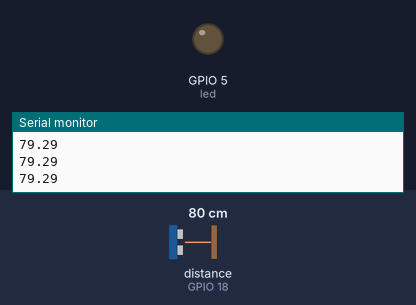
A sketch run on a simulated ESP32. Parts: output pins drawn as LEDs (lit = HIGH), the last lines printed to the serial monitor. Wiring (inferred from the names in the program): ultrasonic range finder: trigger GPIO 2; echo GPIO 18. The inputs (shaded band) are chosen by the test bench; at power-on: distance to the obstacle (sensor on GPIO 18) 80 cm. The echo pulse lasts 58.3 µs per cm; WiFi joins after 1.5 s; servers stay silent unless stated; pins used as bus, display or sensor lines are not drawn.

Above: at 7.2 s.
7.3 s: distance to the obstacle (sensor on GPIO 18) set to 55 cm
8.8 s: distance to the obstacle (sensor on GPIO 18) set to 48 cm
At 9.7 s:
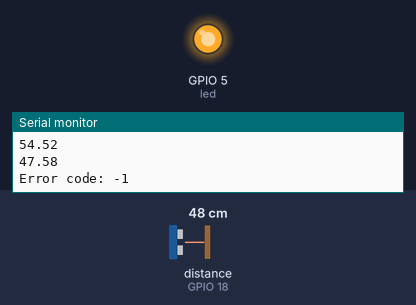
Timing chart, 0 to 11.8 s (numbered marks = the images above; inputs shaded):
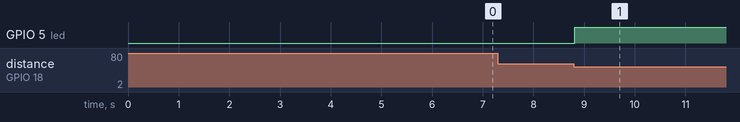

The sketch:

main.ino
```cpp
#include <WiFi.h>
#include <HTTPClient.h>
#define SOUND_SPEED 0.034

const char* ssid = "ssid";
const char* password =  "password";

const int led = 5;
const int trig = 2;
const int echo = 18;

const char *host = "http://192.168.250.93:5000/switch";

long duration;
float distance;

void setup() {
  Serial.begin(9600);
  delay(4000);

  pinMode(led, OUTPUT);
  pinMode(trig, OUTPUT);
  pinMode(echo, INPUT);


  WiFi.begin(ssid, password);

  while (WiFi.status() != WL_CONNECTED) {
    delay(1000);
    Serial.println(".");
  }
  Serial.print("IP address: ");
  Serial.println(WiFi.localIP());
  Serial.println("Connected");
}

void loop() {
  digitalWrite(trig, LOW);

  delayMicroseconds(2);

  digitalWrite(trig, HIGH);

  delayMicroseconds(10);

  digitalWrite(trig, LOW);

  digitalWrite(led, LOW);

  duration = pulseIn(echo, HIGH);
  distance = duration * (SOUND_SPEED/2);

  Serial.println(distance);

  if (WiFi.status() == WL_CONNECTED && distance < 50) {
    digitalWrite(led, HIGH);
    HTTPClient http;

    http.begin(host);

    int r = http.GET();

    if (r > 0) {
      Serial.println(r);
      String payload = http.getString();
    }

    else {
      Serial.print("Error code: ");
      Serial.println(r);
    }

    delay(10000);

    digitalWrite(led, LOW);
  }

}
```

Measured:
- the behaviour switches between 51 and 50 cm on distance to the obstacle (sensor on GPIO 18) (found by bisection; images 0 and 1)
- after the input at 8.8 s, GPIO 5 (led): LOW → HIGH at once
